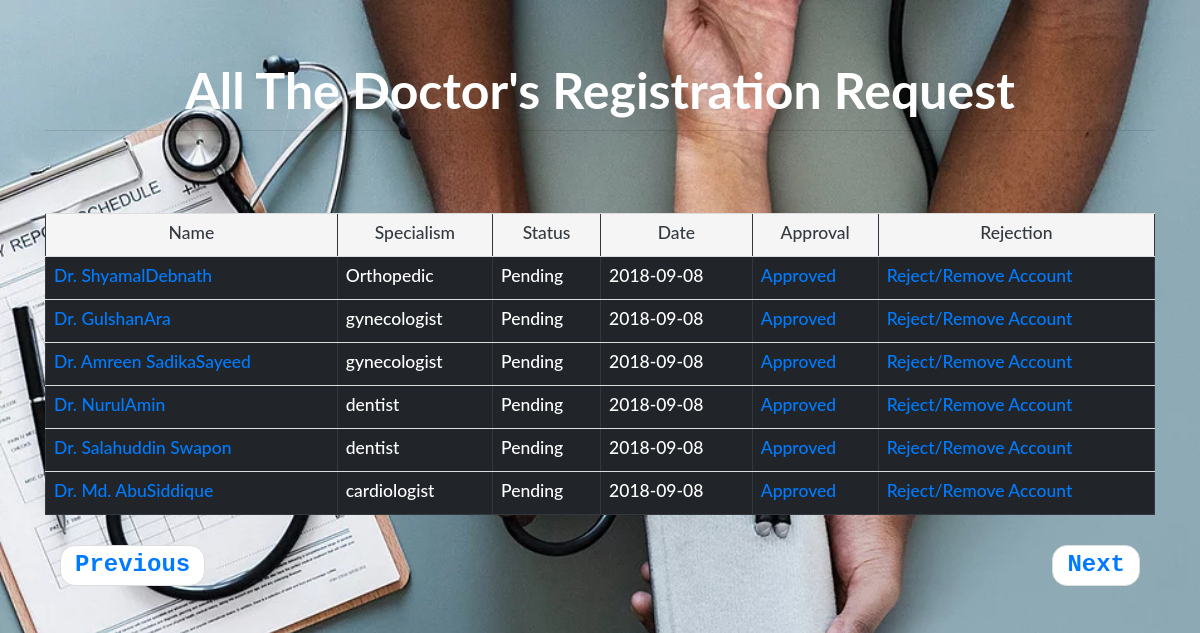
The app's page /Admin/doc_reg_request.php with its own data.
### tables this page shows
CREATE TABLE `doctor` (
  `id` int(11) NOT NULL,
  `f_name` varchar(500) NOT NULL,
  `l_name` varchar(500) NOT NULL,
  `email` varchar(500) NOT NULL,
  `contact` varchar(500) NOT NULL,
  `specialist` varchar(500) NOT NULL,
  `qualification` varchar(500) NOT NULL,
  `DOB` date NOT NULL,
  `gender` varchar(500) NOT NULL,
  `bmdc_reg_num` int(11) NOT NULL,
  `address` text NOT NULL,
  `pswd` varchar(500) NOT NULL,
  `date` date NOT NULL,
  `permission` varchar(500) NOT NULL
);

### Admin/doc_reg_request.php (the view, shortened to what this page needs)
<!DOCTYPE html PUBLIC "-//W3C//DTD XHTML 1.0 Transitional//EN" "http://www.w3.org/TR/xhtml1/DTD/xhtml1-transitional.dtd">
<html xmlns="http://www.w3.org/1999/xhtml">
<head>
  <link rel="stylesheet" href="https://maxcdn.bootstrapcdn.com/bootstrap/3.3.7/css/bootstrap.min.css">
  <link rel="stylesheet" href="https://maxcdn.bootstrapcdn.com/bootstrap/4.1.0/css/bootstrap.min.css">
 <link rel="stylesheet" href="https://cdnjs.cloudflare.com/ajax/libs/font-awesome/4.7.0/css/font-awesome.min.css">
</head>
<body class="container display-1">
<h1  class="text-center font-weight-bold text-white  ">All The Doctor's Registration Request</h1><hr></br>
<form  action = "doc_reg_request.php" method="POST">
<table border="1" cellPadding="13" align="center"
class="table table-hover table-dark">
<tr>
<th class="text-center text-dark active"><h3>Name</h3></th>
<th class="text-center text-dark active"><h3>Specialism</h3></th>
<th class="text-center text-dark active"><h3>Status</h3></th>
<th class="text-center text-dark active"><h3>Date</h3></th>
<th class="text-center text-dark active" > <h3>Approval</h3></th>
<th class="text-center text-dark active"><h3>Rejection</h3></th>
</tr>
<?php
include("connection.php");
				   $queryPermission="WHERE permission='Pending' ";
       $show_pending_request_query = "SELECT *
                  FROM doctor $queryPermission
				  order by permission='Pending' desc";
				   $run = mysqli_query($db, $show_pending_request_query);
				   while($row = mysqli_fetch_array($run))
				   {
				      ?>
                       <tr>
                        <th> <h3><?php  echo "<a href='req_detail.php?id={$row['id']}'>{$row['f_name']}{$row['l_name']}</a>";  ?></h3></th>
                        <th><h3><?php  echo  $row['specialist'] . "<br />";?></h3></th>
                        <th> <h3><?php  echo  $row['permission'] . "<br />";?></h3></th>
                        <th> <h3><?php  echo $row['date']. "<br />";?></h3></th>
                        <th > <h3><?php  echo "<a href='doc_reg_request.php?id={$row['id']}'>Approved</a>";  ?></h3></th>
                        <th><h3><?php  echo "<a href='req_delete.php?id={$row['id']}'>Reject/Remove Account</a>";  ?></h3></th>
                      </tr>
				    <?php
					  }
					  ?>
 </table>
</form>
<div class="container ">
<ul class="pager font-weight-bold text-monospace">
  <li class="previous "><a href="view_admin_home_page.php">Previous</a></li>
  <li class="next"><a href="list_appointed_patients.php">Next</a></li>
</ul></div>
</body>
</html>

### Admin/doc_reg_request.php (style rules this page uses)
ul { font-size:24px; }
h1 { font-size:50px; padding-top:60px; }
body { margin:0; padding:0; font: 400 15px/1.8 Lato, sans-serif; color: #777; width:100%; height:100vh; background-image:url(../pic/1.jpg); background-size:cover; }

### records on screen
doctor: f_name "Dr. Shyamal", l_name "Debnath", specialist "Orthopedic", permission "Pending", date "2018-09-08"
doctor: f_name "Dr. Gulshan", l_name "Ara", specialist "gynecologist", permission "Pending", date "2018-09-08"
doctor: f_name "Dr. Amreen Sadika", l_name "Sayeed", specialist "gynecologist", permission "Pending", date "2018-09-08"
doctor: f_name "Dr. Nurul", l_name "Amin", specialist "dentist", permission "Pending", date "2018-09-08"
doctor: f_name "Dr. Salahuddin", l_name "Swapon", specialist "dentist", permission "Pending", date "2018-09-08"
doctor: f_name "Dr. Md. Abu", l_name "Siddique", specialist "cardiologist", permission "Pending", date "2018-09-08"
